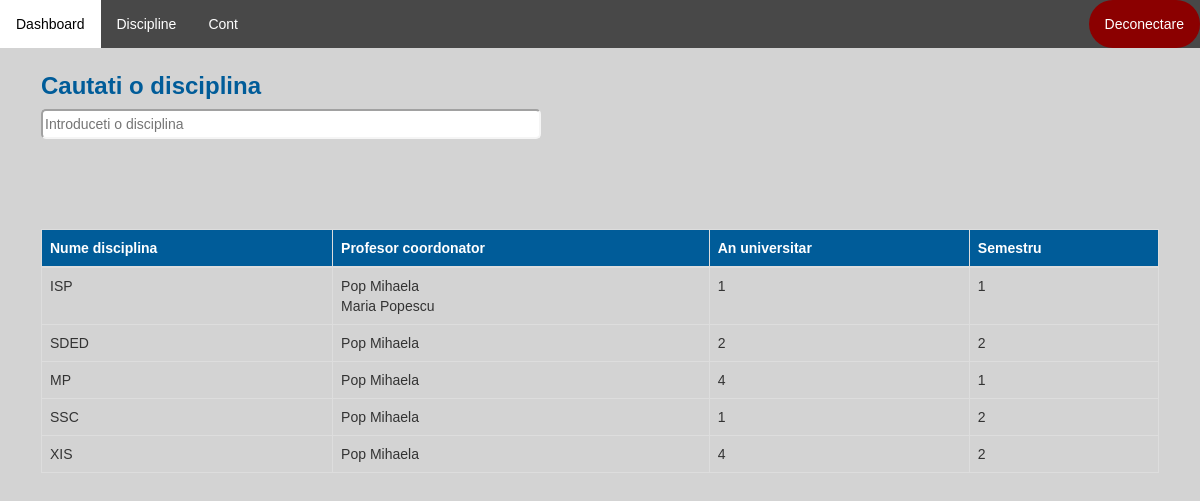
/vizualizare-discipline/ (signed in), run on the app's committed database.
### application/models.py (models this page shows)
class Disciplina(models.Model):
    id = models.AutoField(primary_key=True)
    nume = models.CharField(max_length=100, unique=True)
    profesori = models.ManyToManyField(User)
    an_universitar = models.IntegerField(null=True)
    semestru = models.IntegerField(null=True)

### application/decorators.py (the view)
        def wrapper_func(request, *args, **kwargs):
            user_groups = list()
            for group in request.user.groups.all():
                user_groups.append(group.name)
            if allowed_roles[0] in user_groups:
                return view_func(request, *args, **kwargs)
            else:
                return redirect('dashboard')

### application/functions.py (called while the page is built)
def get_user_info(request):
    user = request.user
    user_groups = [group.name for group in user.groups.all()]
    if 'admin' in user_groups:
        user_type = 'admin'
    elif 'studenti' in user_groups:
        user_type = 'student'
    elif 'secretariat' in user_groups:
        user_type = 'secretar'
    else:
        user_type = 'profesor'
    out = {'user': user,
           'user_groups': user_groups,
           'user_type': user_type
           }
    return out

def create_context(request=None, extract_user_info=True):
    if extract_user_info and not request:
        raise ValueError("request must be set if extract_user_info is True")
    out = {}
    if extract_user_info:
        out.update(get_user_info(request))
    return out

### application/views.py (called while the page is built)
@allowed_users(allowed_roles=['admin'])
@login_required(login_url='login')
def vizualizareDiscipline(request):
    context = create_context(request)
    discipline = Disciplina.objects.all()
    for disciplina in discipline:
        print(disciplina.profesori.all())
    context['discipline'] = discipline
    return render(request, 'application/administrator/vizualizareDiscipline.html', context)

### application/templates/application/administrator/vizualizareDiscipline.html (shortened to what this page needs)
{% extends 'application/dashboard.html' %}
{% load static %}
{% block article %}
    <div class="content">
        <h3 style="color: #005c99"><b>Cautati o disciplina</b></h3>
        <input type="text" id="myInput" onkeyup="myFunction()"
            placeholder="Introduceti o disciplina" style="width: 500px; height: 30px; border-radius: 5px; border-color: whitesmoke">
    </div>
    <br>
    <div class="table-wrapper-scroll-y custom-scrollbar" style="margin-top: 70px">
            <table class="table table-bordered" id="myTable">
                <thead style="background-color: #005c99; color: white">
                <tr>
                    <th>Nume disciplina</th>
                    <th>Profesor coordonator</th>
                    <th>An universitar</th>
                    <th>Semestru</th>
                </tr>
                </thead>
                <tbody>
                {% for disciplina in discipline %}
                    <tr class="tr">
                        <td>{{ disciplina.nume }}</td>
                    <td>
                        {% for profesor in disciplina.profesori.all %}
                            {{ profesor.last_name }} {{ profesor.first_name }}<br>
                        {% endfor %}
                    </td>
                        <td>{{ disciplina.an_universitar }}</td>
                        <td>{{ disciplina.semestru }}</td>
                    </tr>
                {% endfor %}
                </tbody>
            </table>
        </div>
{% endblock %}

### application/static/application/css/main_layout_application.css (style rules this page uses)
body { font-family: Arial, Helvetica, sans-serif; }
body { margin: 0; background-color: lightgray; font-family: Arial, Helvetica, sans-serif; }

### data on the page
Disciplina: nume "ISP", an_universitar "1", semestru "1"
Disciplina: nume "SDED", an_universitar "2", semestru "2"
Disciplina: nume "MP", an_universitar "4", semestru "1"
Disciplina: nume "SSC", an_universitar "1", semestru "2"
Disciplina: nume "XIS", an_universitar "4", semestru "2"

### other printed values
{{ profesor.last_name }} "Pop"
{{ profesor.first_name }} "Mihaela"
{{ profesor.last_name }} "Maria"
{{ profesor.first_name }} "Popescu"
